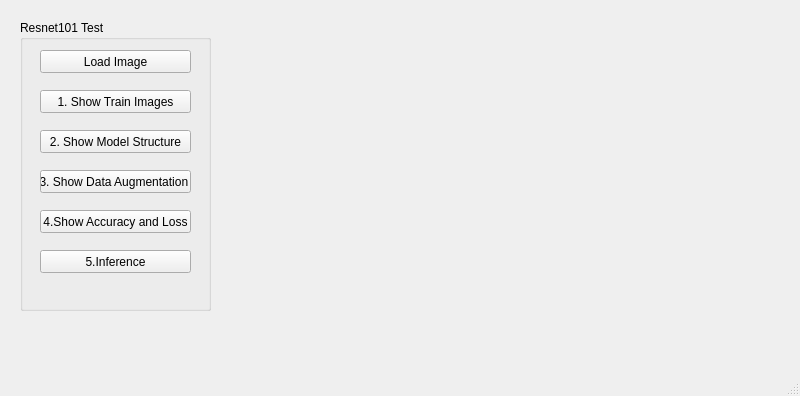
<?xml version="1.0" encoding="UTF-8"?>
<ui version="4.0">
 <class>MainWindow</class>
 <widget class="QMainWindow" name="MainWindow">
  <property name="geometry">
   <rect>
    <x>0</x>
    <y>0</y>
    <width>800</width>
    <height>396</height>
   </rect>
  </property>
  <property name="windowTitle">
   <string>MainWindow</string>
  </property>
  <widget class="QWidget" name="centralwidget">
   <widget class="QGroupBox" name="groupBox_2">
    <property name="geometry">
     <rect>
      <x>20</x>
      <y>20</y>
      <width>191</width>
      <height>291</height>
     </rect>
    </property>
    <property name="title">
     <string>Resnet101 Test</string>
    </property>
    <widget class="QPushButton" name="LoadImg">
     <property name="geometry">
      <rect>
       <x>20</x>
       <y>30</y>
       <width>151</width>
       <height>23</height>
      </rect>
     </property>
     <property name="text">
      <string>Load Image</string>
     </property>
    </widget>
    <widget class="QPushButton" name="ShowTrainImages">
     <property name="geometry">
      <rect>
       <x>20</x>
       <y>70</y>
       <width>151</width>
       <height>23</height>
      </rect>
     </property>
     <property name="text">
      <string>1. Show Train Images</string>
     </property>
    </widget>
    <widget class="QPushButton" name="ShowModelStructure">
     <property name="geometry">
      <rect>
       <x>20</x>
       <y>110</y>
       <width>151</width>
       <height>23</height>
      </rect>
     </property>
     <property name="text">
      <string>2. Show Model Structure</string>
     </property>
    </widget>
    <widget class="QPushButton" name="ShowDataAugmentation">
     <property name="geometry">
      <rect>
       <x>20</x>
       <y>150</y>
       <width>151</width>
       <height>23</height>
      </rect>
     </property>
     <property name="text">
      <string>3. Show Data Augmentation </string>
     </property>
    </widget>
    <widget class="QPushButton" name="ShowAccuracyAndLoss">
     <property name="geometry">
      <rect>
       <x>20</x>
       <y>190</y>
       <width>151</width>
       <height>23</height>
      </rect>
     </property>
     <property name="text">
      <string>4.Show Accuracy and Loss</string>
     </property>
    </widget>
    <widget class="QPushButton" name="Inference">
     <property name="geometry">
      <rect>
       <x>20</x>
       <y>230</y>
       <width>151</width>
       <height>23</height>
      </rect>
     </property>
     <property name="text">
      <string>5.Inference</string>
     </property>
    </widget>
   </widget>
   <widget class="QLabel" name="ShowText">
    <property name="geometry">
     <rect>
      <x>250</x>
      <y>30</y>
      <width>171</width>
      <height>71</height>
     </rect>
    </property>
    <property name="text">
     <string/>
    </property>
   </widget>
   <widget class="QLabel" name="ImgBox">
    <property name="geometry">
     <rect>
      <x>240</x>
      <y>110</y>
      <width>211</width>
      <height>191</height>
     </rect>
    </property>
    <property name="text">
     <string/>
    </property>
   </widget>
  </widget>
  <widget class="QMenuBar" name="menubar">
   <property name="geometry">
    <rect>
     <x>0</x>
     <y>0</y>
     <width>800</width>
     <height>21</height>
    </rect>
   </property>
  </widget>
  <widget class="QStatusBar" name="statusbar"/>
 </widget>
 <resources/>
 <connections/>
</ui>
